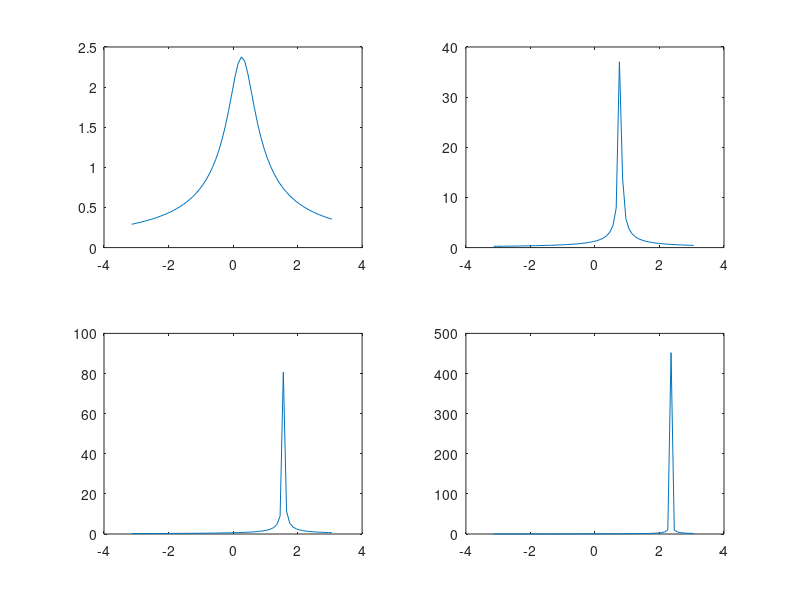

MATLAB code to generate this figure:
clc;
clear;
close all;
[A,B]=meshgrid(0:.1:2*pi);
w=-pi:.1:pi;
#if a is complex
x=1./((e.^j.*w)-0.5);
x1=1./((e.^j.*w)-0.5*(e.^j.*pi./2));
x2=1./((e.^j.*w)-0.5*(e.^j.*pi));
x3=1./((e.^j.*w)-0.5*(e.^j.*(3*pi./2)));

subplot(2,2,1)
plot(w,abs(x));

subplot(2,2,2)
plot(w,abs(x1));

subplot(2,2,3)
plot(w,abs(x2));

subplot(2,2,4)
plot(w,abs(x3));

